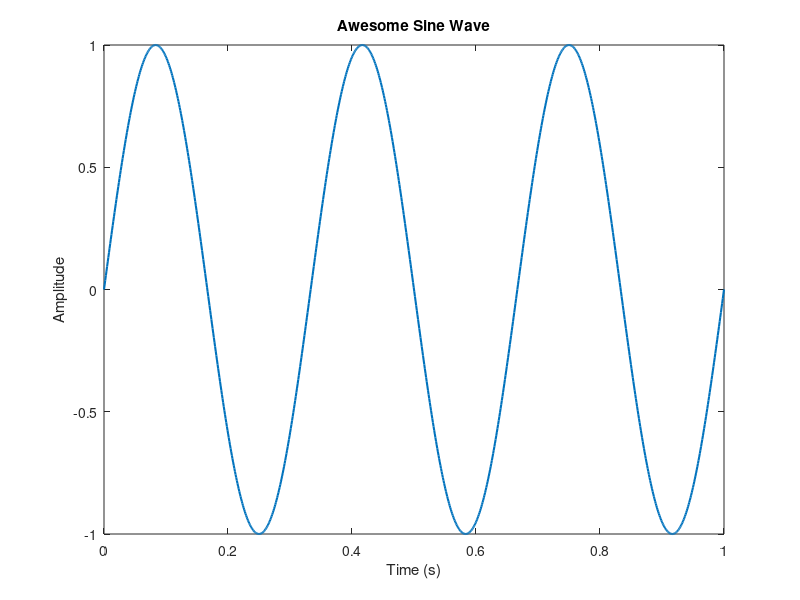

MATLAB code to generate this figure:
frequency = 3; % Change frequency in Hz
t = linspace(0, 1, 1000);
plot(t, sin(2*pi*frequency*t), 'LineWidth', 1.5);
xlabel('Time (s)');
ylabel('Amplitude');
title("Awesome Sine Wave");
